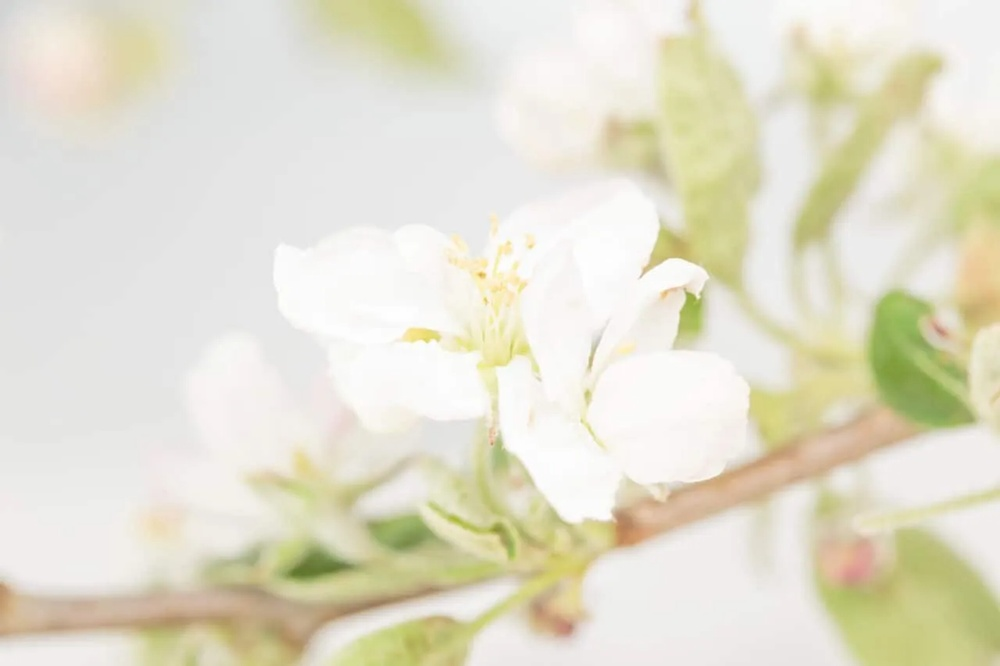
#> input picture week-2/testbeeld.jpg, 1000 x 666 px, shrunk from 1280 x 853 before the run
$ python corrigeer_testbeeld.py testbeeld.jpg
#> lines starting #> are read from the running program, lines starting #| are printed output that depends on the picture
import argparse
import cv2

parser = argparse.ArgumentParser()
parser.add_argument("image", type = str)
args = parser.parse_args()

img = cv2.imread(args.image)
#> img is the input picture: shape (666, 1000, 3); mean B, G, R 205.3, 223.8, 227


hsv = cv2.cvtColor(img, cv2.COLOR_BGR2HSV)
#> hsv: shape (666, 1000, 3); mean H, S, V 22.7, 27.1, 227.7
h, s, v = cv2.split(hsv)
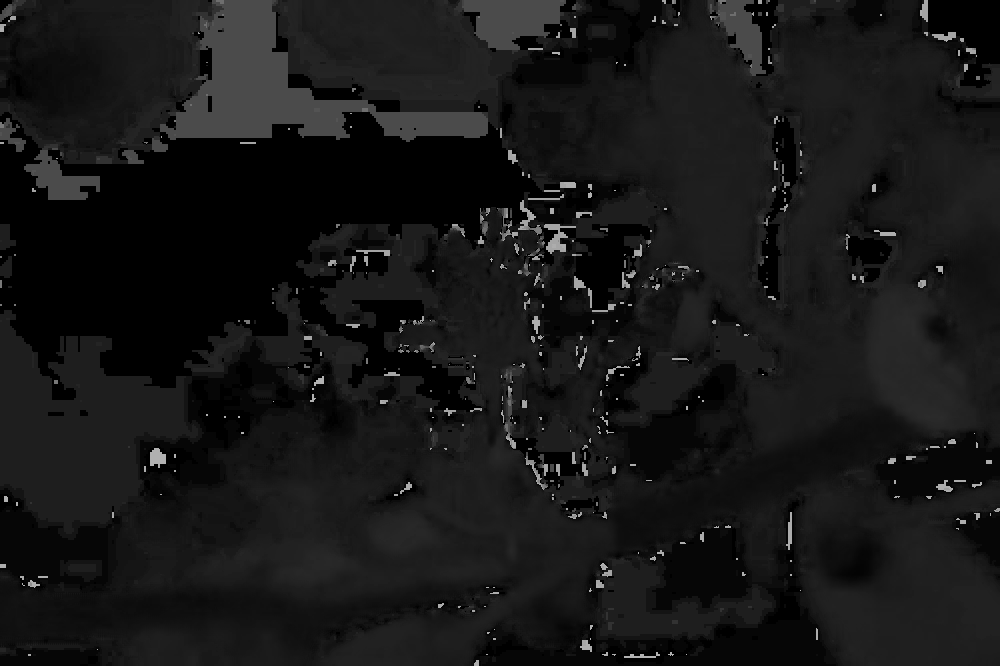
#> h: shape (666, 1000); min 0, max 177, mean 22.7
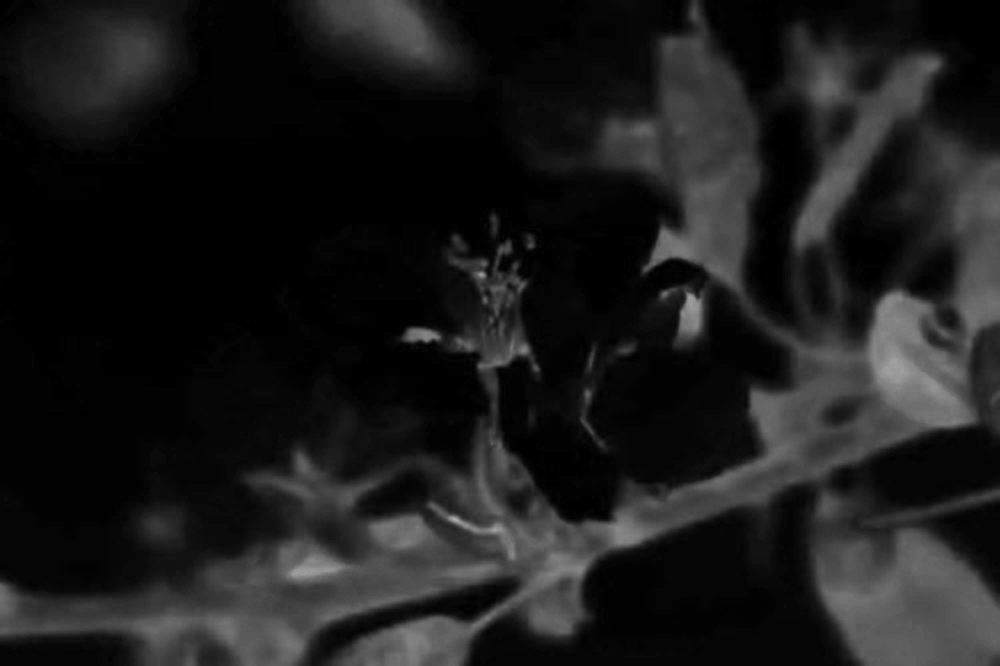
#> s: shape (666, 1000); min 0, max 174, mean 27.1
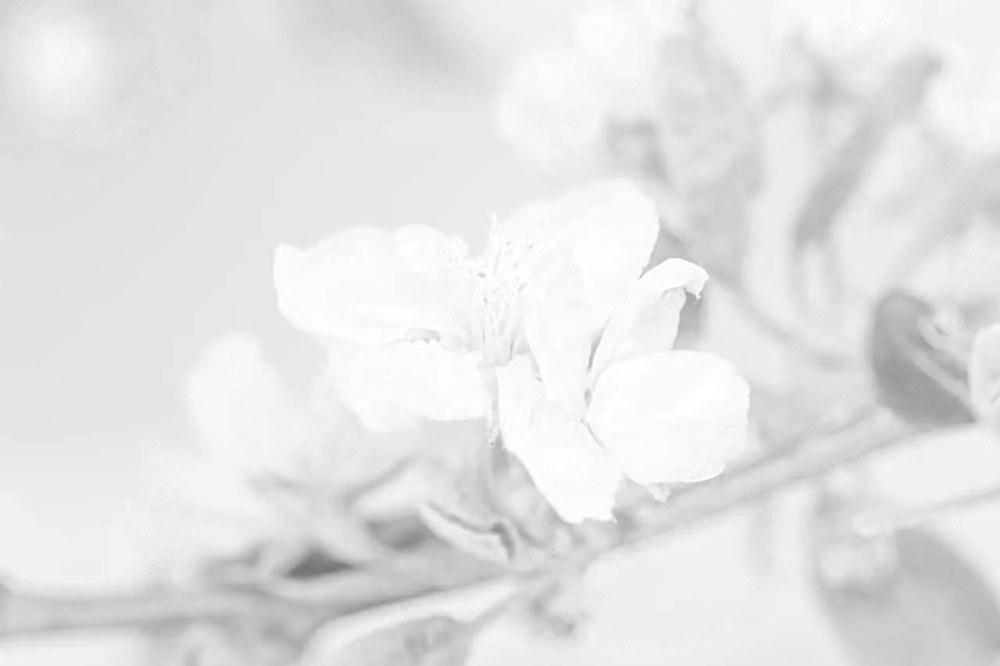
#> v: shape (666, 1000); min 116, max 255, mean 227.7
v = cv2.equalizeHist(v)
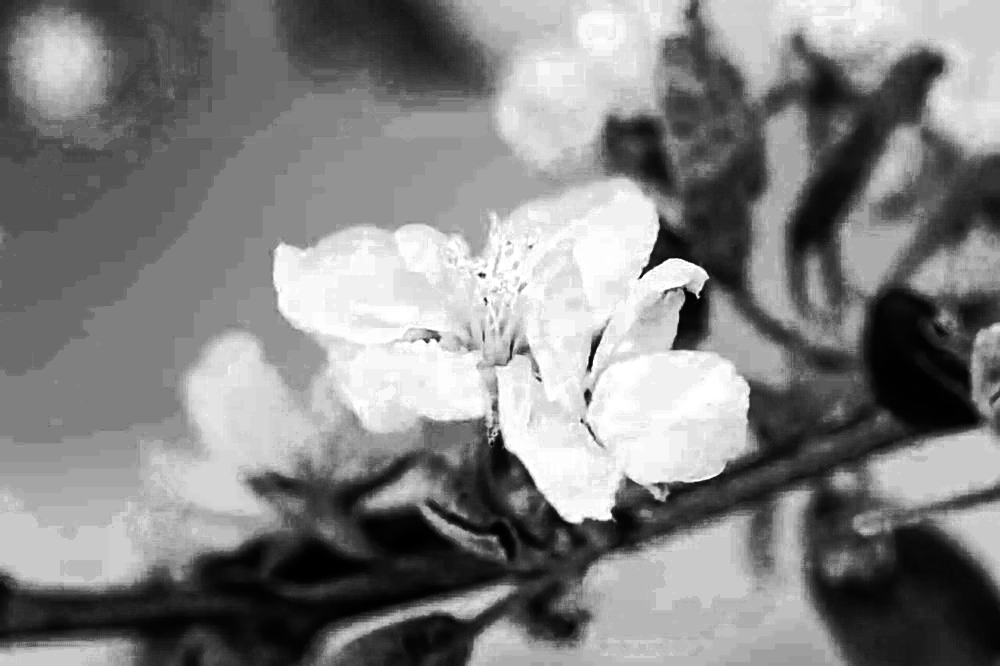
#> v: shape (666, 1000); min 0, max 255, mean 130.3
img_vequalized = cv2.merge([h, s, v])
#> img_vequalized: shape (666, 1000, 3); mean H, S, V 22.7, 27.1, 130.3
img_vequalized = cv2.cvtColor(img_vequalized, cv2.COLOR_HSV2BGR)

cv2.putText(
    img_vequalized,
    "Methode:\ncv2.cvtColor(BGR2HSV)\ncv2.split(HSV)\ncv2.equalizeHist(V)\ncv2.merge([h, s, v])\ncv2.cvtColor(HSV2BGR)",
    (20, 40),
    cv2.FONT_HERSHEY_SIMPLEX,
    1.0,
    (255, 255, 255),
    2
)
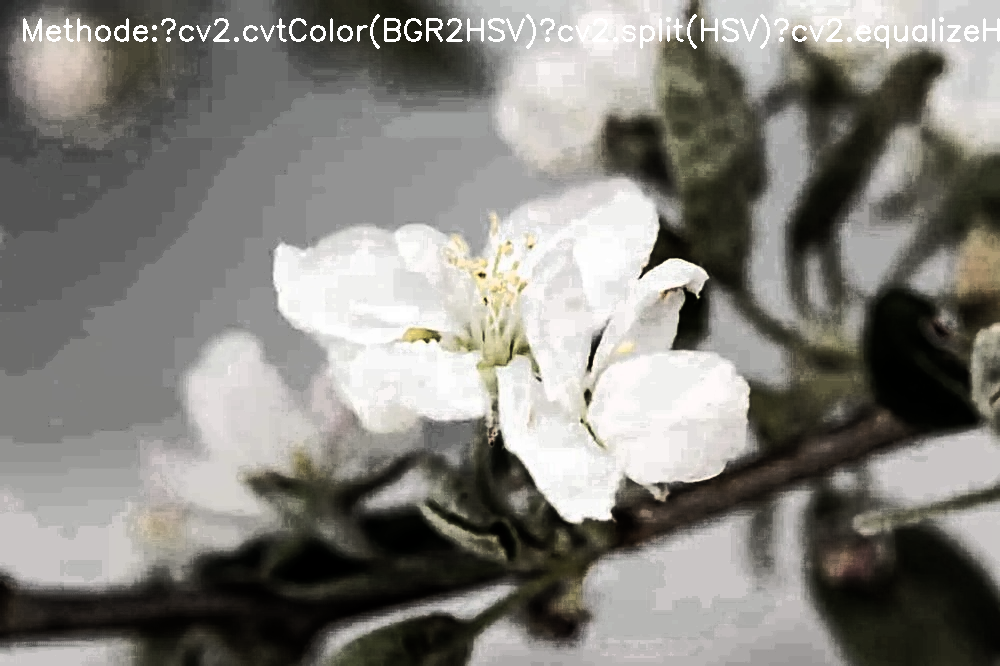
#> img_vequalized: shape (666, 1000, 3); mean B, G, R 124.4, 129.6, 131.4

cv2.imwrite("testbeeld_vequalized.jpg", img_vequalized)


hsv = cv2.cvtColor(img, cv2.COLOR_BGR2HSV)
h, s, v = cv2.split(hsv)
v = cv2.createCLAHE(clipLimit=5.0).apply(v)
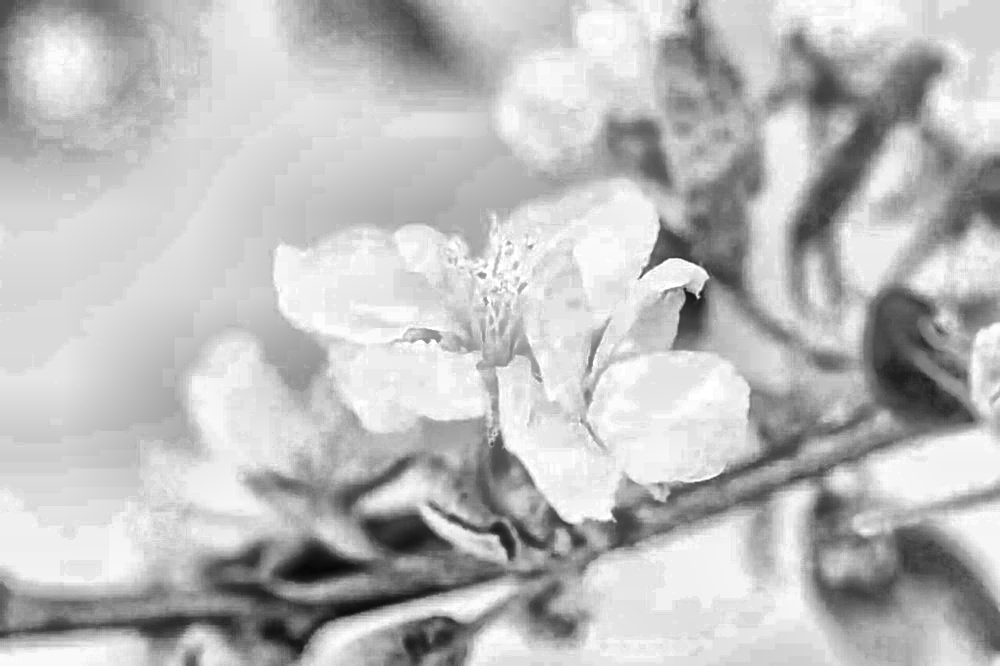
#> v: shape (666, 1000); min 6, max 255, mean 187.9
img_clahe = cv2.merge([h, s, v])
#> img_clahe: shape (666, 1000, 3); mean H, S, V 22.7, 27.1, 187.9
img_clahe = cv2.cvtColor(img_clahe, cv2.COLOR_HSV2BGR)

cv2.putText(
    img_clahe,
    "Methode:\ncv2.cvtColor(BGR2HSV)\ncv2.split(HSV)\ncv2.createCLAHE(clipLimit=5.0).apply(v)\ncv2.merge([h, s, v])\ncv2.cvtColor(HSV2BGR)",
    (20, 40),
    cv2.FONT_HERSHEY_SIMPLEX,
    1.0,
    (0, 0, 0),
    2
)
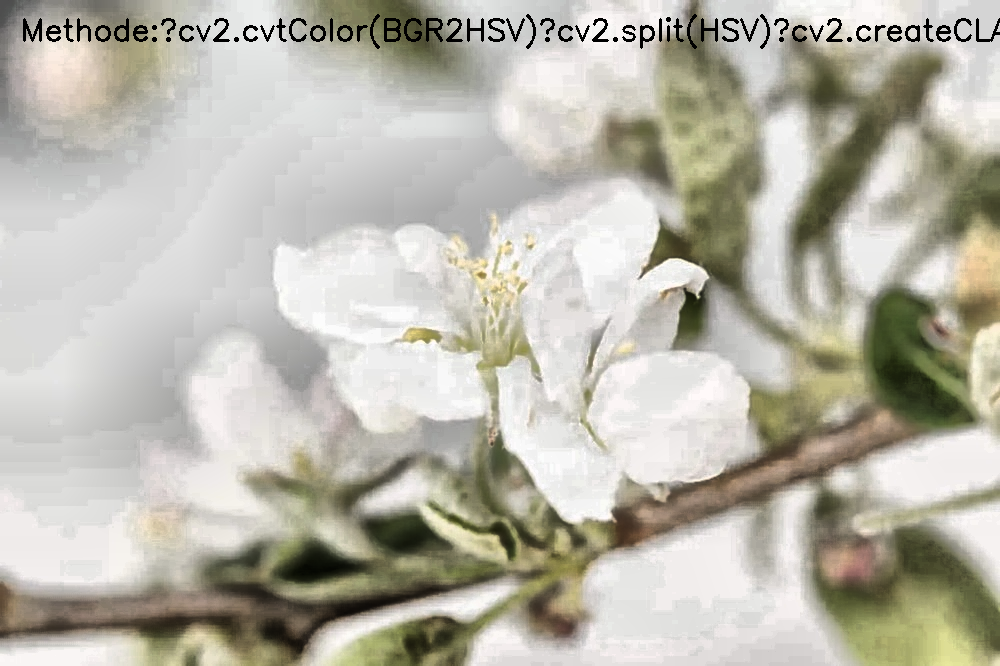
#> img_clahe: shape (666, 1000, 3); mean B, G, R 171, 182.8, 185.5

cv2.imwrite("testbeeld_clahe.jpg", img_clahe)
